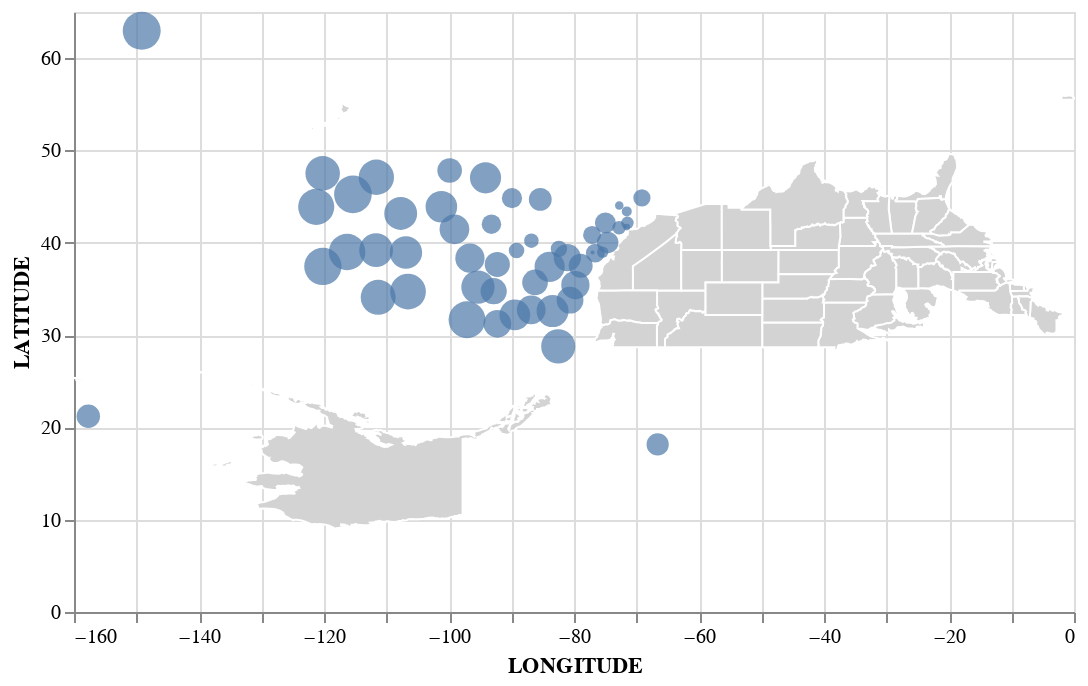

This figure's notebook cell:
### Code cell
df_grouped = df_geo.groupby(['STATE'], as_index=False).agg({'LATITUDE': 'mean', 'LONGITUDE': 'mean', 'FIRE_SIZE': 'sum' })

states = alt.topo_feature(data.us_10m.url, feature='states')

import altair as alt
from vega_datasets import data

states = alt.topo_feature(data.us_10m.url, 'states')

# US states background
back = alt.Chart(states_us).mark_geoshape(
    fill='lightgray',
    stroke='white'
).properties(
    width=500,
    height=300
).project('identity')

# Scatter plot with the aggregated data
map = alt.Chart(df_grouped).mark_circle().encode(
    x='LONGITUDE:Q',
    y='LATITUDE:Q',
    size=alt.Size('FIRE_SIZE:N', legend=None),
    tooltip=['STATE:N', 'FIRE_SIZE:N']
).properties(
    width=500,
    height=300
).project('identity')

# Combine the background map and the scatter plot
(back + map)

### Figure 1 — Vega-Lite specification as saved in the notebook (floating-point values rounded to 4 significant figures; data arrays with more than 128 entries replaced by an {"elided": "..."} marker saying what was removed)
{"config": {"view": {"continuousWidth": 300, "continuousHeight": 300}}, "layer": [{"data": {"name": "data-70b6fda6f2b4aa399ba38c0428cff695"}, "mark": {"type": "geoshape", "fill": "lightgray", "stroke": "white"}, "projection": {"type": "identity"}}, {"data": {"name": "data-5d45c2932035fce4b80ed54dba10f400"}, "mark": {"type": "circle"}, "encoding": {"size": {"field": "FIRE_SIZE", "legend": null, "type": "nominal"}, "tooltip": [{"field": "STATE", "type": "nominal"}, {"field": "FIRE_SIZE", "type": "nominal"}], "x": {"field": "LONGITUDE", "type": "quantitative"}, "y": {"field": "LATITUDE", "type": "quantitative"}}, "projection": {"type": "identity"}}], "height": 300, "width": 500, "$schema": "https://vega.github.io/schema/vega-lite/v5.14.1.json", "datasets": {"data-70b6fda6f2b4aa399ba38c0428cff695": [{"id": "01", "name": "Alabama", "density": 94.65, "type": "Feature", "geometry": {"type": "Polygon", "coordinates": [[[-87.36, 35.0], [-85.61, 34.98], [-85.43, 34.12], [-85.18, 32.86], [-85.07, 32.58], [-84.96, 32.42], [-85.0, 32.32], [-84.89, 32.26], [-85.06, 32.14], [-85.05, 32.01], [-85.14, 31.84], [-85.04, 31.54], [-85.11, 31.28], [-85.0, 31.0], [-85.5, 31.0], [-87.6, 31.0], [-87.63, 30.87], [-87.41, 30.67], [-87.45, 30.51], [-87.37, 30.43], [-87.52, 30.28], [-87.66, 30.25], [-87.91, 30.41], [-87.93, 30.66], [-88.01, 30.69], [-88.1, 30.5], [-88.14, 30.32], [-88.39, 30.37], [-88.47, 31.9], [-88.24, 33.8], [-88.1, 34.89], [-88.2, 35.0], [-87.36, 35.0]]]}}, {"id": "02", "name": "Alaska", "density": 1.264, "type": "Feature", "geometry": {"type": "MultiPolygon", "coordinates": {"elided": "39 rows, 2148 float values in total"}}}, {"id": "04", "name": "Arizona", "density": 57.05, "type": "Feature", "geometry": {"type": "Polygon", "coordinates": [[[-109.0, 37.0], [-109.0, 31.33], [-111.1, 31.33], [-112.2, 31.7], [-114.8, 32.49], [-114.7, 32.72], [-114.5, 32.76], [-114.5, 32.84], [-114.5, 33.03], [-114.7, 33.03], [-114.7, 33.41], [-114.5, 33.55], [-114.5, 33.7], [-114.5, 33.93], [-114.4, 34.11], [-114.3, 34.17], [-114.1, 34.31], [-114.3, 34.45], [-114.5, 34.71], [-114.6, 34.88], [-114.6, 35.0], [-114.6, 35.14], [-114.6, 35.32], [-114.7, 35.52], [-114.7, 36.1], [-114.4, 36.14], [-114.3, 36.02], [-114.2, 36.03], [-114.0, 36.2], [-114.0, 37.0], [-110.5, 37.01], [-109.0, 37.0]]]}}, {"id": "05", "name": "Arkansas", "density": 56.43, "type": "Feature", "geometry": {"type": "Polygon", "coordinates": [[[-94.47, 36.5], [-90.15, 36.5], [-90.06, 36.3], [-90.22, 36.18], [-90.38, 36.0], [-89.73, 36.0], [-89.76, 35.81], [-89.91, 35.76], [-89.94, 35.6], [-90.13, 35.44], [-90.11, 35.2], [-90.21, 35.02], [-90.31, 35.0], [-90.25, 34.91], [-90.41, 34.83], [-90.48, 34.66], [-90.59, 34.62], [-90.57, 34.42], [-90.75, 34.37], [-90.74, 34.3], [-90.95, 34.14], [-90.89, 34.03], [-91.07, 33.87], [-91.23, 33.56], [-91.06, 33.43], [-91.14, 33.35], [-91.09, 33.14], [-91.17, 33.0], [-93.61, 33.02], [-94.04, 33.02], [-94.04, 33.55], [-94.18, 33.59], [-94.38, 33.54], [-94.48, 33.64], [-94.43, 35.4], [-94.62, 36.5], [-94.47, 36.5]]]}}, {"id": "06", "name": "California", "density": 241.7, "type": "Feature", "geometry": {"type": "Polygon", "coordinates": {"elided": "1x93x2 float values"}}}, {"id": "08", "name": "Colorado", "density": 49.33, "type": "Feature", "geometry": {"type": "Polygon", "coordinates": [[[-107.9, 41.0], [-105.7, 41.0], [-104.1, 41.0], [-102.1, 41.0], [-102.1, 40.0], [-102.0, 36.99], [-103.0, 37.0], [-104.3, 36.99], [-106.9, 36.99], [-107.4, 37.0], [-109.0, 37.0], [-109.0, 38.17], [-109.1, 38.28], [-109.1, 39.13], [-109.0, 41.0], [-107.9, 41.0]]]}}, {"id": "09", "name": "Connecticut", "density": 739.1, "type": "Feature", "geometry": {"type": "Polygon", "coordinates": [[[-73.05, 42.04], [-71.8, 42.02], [-71.8, 42.01], [-71.8, 41.41], [-71.86, 41.32], [-71.95, 41.34], [-72.39, 41.26], [-72.91, 41.28], [-73.13, 41.15], [-73.37, 41.1], [-73.66, 40.99], [-73.73, 41.1], [-73.48, 41.21], [-73.55, 41.29], [-73.49, 42.05], [-73.05, 42.04]]]}}, {"id": "10", "name": "Delaware", "density": 464.3, "type": "Feature", "geometry": {"type": "Polygon", "coordinates": [[[-75.41, 39.8], [-75.51, 39.68], [-75.61, 39.62], [-75.59, 39.46], [-75.44, 39.31], [-75.4, 39.07], [-75.19, 38.81], [-75.09, 38.8], [-75.05, 38.45], [-75.69, 38.46], [-75.79, 39.72], [-75.62, 39.83], [-75.41, 39.8]]]}}, {"id": "11", "name": "District of Columbia", "density": 10060.0, "type": "Feature", "geometry": {"type": "Polygon", "coordinates": [[[-77.04, 38.99], [-76.91, 38.9], [-77.04, 38.79], [-77.12, 38.93], [-77.04, 38.99]]]}}, {"id": "12", "name": "Florida", "density": 353.4, "type": "Feature", "geometry": {"type": "Polygon", "coordinates": {"elided": "1x78x2 float values"}}}, {"id": "13", "name": "Georgia", "density": 169.5, "type": "Feature", "geometry": {"type": "Polygon", "coordinates": [[[-83.11, 35.0], [-83.32, 34.79], [-83.34, 34.68], [-83.01, 34.47], [-82.9, 34.49], [-82.75, 34.27], [-82.71, 34.15], [-82.56, 33.94], [-82.33, 33.82], [-82.19, 33.63], [-81.93, 33.46], [-81.94, 33.35], [-81.76, 33.16], [-81.49, 33.01], [-81.43, 32.84], [-81.42, 32.63], [-81.28, 32.56], [-81.12, 32.29], [-81.12, 32.12], [-80.89, 32.03], [-81.13, 31.69], [-81.18, 31.52], [-81.28, 31.36], [-81.29, 31.21], [-81.4, 31.13], [-81.44, 30.71], [-81.72, 30.75], [-81.95, 30.83], [-82.04, 30.75], [-82.0, 30.56], [-82.05, 30.36], [-82.17, 30.36], [-82.22, 30.57], [-83.5, 30.65], [-84.87, 30.71], [-85.0, 31.0], [-85.11, 31.28], [-85.04, 31.54], [-85.14, 31.84], [-85.05, 32.01], [-85.06, 32.14], [-84.89, 32.26], [-85.0, 32.32], [-84.96, 32.42], [-85.07, 32.58], [-85.18, 32.86], [-85.43, 34.12], [-85.61, 34.98], [-84.32, 34.99], [-83.62, 34.98], [-83.11, 35.0]]]}}, {"id": "15", "name": "Hawaii", "density": 214.1, "type": "Feature", "geometry": {"type": "MultiPolygon", "coordinates": [[[[-155.6, 18.95], [-155.9, 19.04], [-155.9, 19.12], [-155.9, 19.35], [-156.1, 19.73], [-155.9, 19.86], [-155.8, 20.03], [-155.9, 20.15], [-155.9, 20.27], [-155.6, 20.13], [-155.3, 20.02], [-155.1, 19.87], [-155.1, 19.74], [-154.8, 19.52], [-155.0, 19.35], [-155.3, 19.27], [-155.5, 19.13], [-155.6, 18.95]]], [[[-156.6, 21.03], [-156.5, 20.89], [-156.3, 20.95], [-156.0, 20.79], [-156.1, 20.65], [-156.4, 20.58], [-156.4, 20.61], [-156.5, 20.78], [-156.6, 20.82], [-156.7, 20.92], [-156.6, 21.03]]], [[[-157.0, 21.21], [-157.1, 21.11], [-157.3, 21.11], [-157.2, 21.22], [-157.0, 21.21]]], [[[-158.0, 21.7], [-157.8, 21.46], [-157.9, 21.33], [-158.1, 21.3], [-158.3, 21.58], [-158.1, 21.59], [-158.0, 21.7]]], [[[-159.5, 22.23], [-159.4, 22.22], [-159.3, 22.11], [-159.3, 21.97], [-159.4, 21.87], [-159.8, 21.99], [-159.7, 22.15], [-159.5, 22.23]]]]}}, {"id": "16", "name": "Idaho", "density": 19.15, "type": "Feature", "geometry": {"type": "Polygon", "coordinates": {"elided": "1x66x2 float values"}}}, {"id": "17", "name": "Illinois", "density": 231.5, "type": "Feature", "geometry": {"type": "Polygon", "coordinates": {"elided": "1x67x2 float values"}}}, {"id": "18", "name": "Indiana", "density": 181.7, "type": "Feature", "geometry": {"type": "Polygon", "coordinates": [[[-85.99, 41.76], [-84.81, 41.76], [-84.81, 41.69], [-84.8, 40.5], [-84.82, 39.1], [-84.89, 39.06], [-84.81, 38.79], [-84.99, 38.78], [-85.17, 38.69], [-85.43, 38.73], [-85.42, 38.53], [-85.59, 38.45], [-85.66, 38.33], [-85.83, 38.28], [-85.92, 38.02], [-86.04, 37.96], [-86.26, 38.05], [-86.3, 38.17], [-86.52, 38.04], [-86.5, 37.93], [-86.73, 37.89], [-86.8, 37.99], [-87.05, 37.89], [-87.13, 37.79], [-87.38, 37.94], [-87.51, 37.9], [-87.6, 37.98], [-87.68, 37.9], [-87.93, 37.89], [-88.03, 37.8], [-88.06, 37.87], [-88.0, 38.1], [-87.92, 38.15], [-87.95, 38.28], [-87.84, 38.29], [-87.66, 38.51], [-87.62, 38.64], [-87.5, 38.78], [-87.51, 38.96], [-87.64, 39.17], [-87.53, 39.35], [-87.52, 41.71], [-87.43, 41.64], [-87.12, 41.64], [-86.82, 41.76], [-85.99, 41.76]]]}}, {"id": "19", "name": "Iowa", "density": 54.81, "type": "Feature", "geometry": {"type": "Polygon", "coordinates": [[[-91.37, 43.5], [-91.22, 43.5], [-91.2, 43.35], [-91.06, 43.25], [-91.18, 43.13], [-91.14, 42.91], [-91.07, 42.75], [-90.71, 42.64], [-90.64, 42.51], [-90.42, 42.33], [-90.39, 42.23], [-90.17, 42.13], [-90.14, 42.0], [-90.18, 41.81], [-90.31, 41.74], [-90.34, 41.59], [-90.66, 41.46], [-91.05, 41.41], [-91.11, 41.24], [-90.95, 41.1], [-90.96, 40.92], [-91.09, 40.82], [-91.12, 40.67], [-91.4, 40.56], [-91.42, 40.38], [-91.53, 40.41], [-91.73, 40.62], [-91.83, 40.61], [-93.26, 40.58], [-94.63, 40.57], [-95.77, 40.59], [-95.88, 40.72], [-95.83, 40.98], [-95.93, 41.2], [-95.92, 41.45], [-96.1, 41.54], [-96.12, 41.68], [-96.06, 41.8], [-96.13, 41.97], [-96.26, 42.04], [-96.45, 42.49], [-96.63, 42.71], [-96.54, 42.86], [-96.51, 43.05], [-96.43, 43.12], [-96.56, 43.22], [-96.53, 43.4], [-96.58, 43.48], [-96.45, 43.5], [-91.37, 43.5]]]}}, {"id": "20", "name": "Kansas", "density": 35.09, "type": "Feature", "geometry": {"type": "Polygon", "coordinates": [[[-101.9, 40.0], [-95.31, 40.0], [-95.21, 39.91], [-94.88, 39.83], [-95.11, 39.54], [-94.98, 39.44], [-94.82, 39.21], [-94.61, 39.16], [-94.62, 37.0], [-100.1, 37.0], [-102.0, 36.99], [-102.1, 40.0], [-101.9, 40.0]]]}}, {"id": "21", "name": "Kentucky", "density": 110.0, "type": "Feature", "geometry": {"type": "Polygon", "coordinates": {"elided": "1x75x2 float values"}}}, {"id": "22", "name": "Louisiana", "density": 105.0, "type": "Feature", "geometry": {"type": "Polygon", "coordinates": {"elided": "1x76x2 float values"}}}, {"id": "23", "name": "Maine", "density": 43.04, "type": "Feature", "geometry": {"type": "Polygon", "coordinates": {"elided": "1x66x2 float values"}}}, {"id": "24", "name": "Maryland", "density": 596.3, "type": "Feature", "geometry": {"type": "MultiPolygon", "coordinates": [[[[-75.99, 37.95], [-76.02, 37.95], [-76.04, 37.95], [-75.99, 37.95]]], [[[-79.48, 39.72], [-75.79, 39.72], [-75.69, 38.46], [-75.05, 38.45], [-75.24, 38.03], [-75.4, 38.01], [-75.67, 37.95], [-75.89, 37.91], [-75.88, 38.07], [-75.96, 38.14], [-75.85, 38.21], [-76.0, 38.37], [-76.05, 38.3], [-76.26, 38.32], [-76.33, 38.5], [-76.26, 38.5], [-76.26, 38.74], [-76.19, 38.83], [-76.28, 39.15], [-76.17, 39.33], [-76.0, 39.37], [-75.97, 39.56], [-76.1, 39.54], [-76.1, 39.44], [-76.37, 39.31], [-76.44, 39.2], [-76.46, 38.91], [-76.56, 38.77], [-76.51, 38.54], [-76.38, 38.38], [-76.4, 38.26], [-76.32, 38.14], [-76.36, 38.06], [-76.59, 38.22], [-76.92, 38.29], [-77.02, 38.45], [-77.21, 38.36], [-77.28, 38.48], [-77.13, 38.63], [-77.04, 38.79], [-76.91, 38.9], [-77.04, 38.99], [-77.12, 38.93], [-77.25, 39.03], [-77.46, 39.08], [-77.46, 39.22], [-77.57, 39.31], [-77.72, 39.32], [-77.83, 39.6], [-78.0, 39.6], [-78.17, 39.69], [-78.27, 39.62], [-78.43, 39.62], [-78.47, 39.51], [-78.77, 39.59], [-78.96, 39.44], [-79.09, 39.47], [-79.29, 39.3], [-79.49, 39.21], [-79.48, 39.72]]]]}}, {"id": "25", "name": "Massachusetts", "density": 840.2, "type": "Feature", "geometry": {"type": "Polygon", "coordinates": [[[-70.92, 42.89], [-70.82, 42.87], [-70.78, 42.7], [-70.82, 42.55], [-70.98, 42.42], [-70.99, 42.27], [-70.77, 42.25], [-70.64, 42.09], [-70.66, 41.96], [-70.55, 41.93], [-70.54, 41.81], [-70.26, 41.72], [-69.94, 41.81], [-70.01, 41.67], [-70.48, 41.55], [-70.66, 41.55], [-70.76, 41.64], [-70.93, 41.61], [-70.93, 41.54], [-71.12, 41.5], [-71.2, 41.68], [-71.22, 41.71], [-71.33, 41.78], [-71.38, 42.02], [-71.53, 42.02], [-71.8, 42.01], [-71.8, 42.02], [-73.05, 42.04], [-73.49, 42.05], [-73.51, 42.09], [-73.27, 42.75], [-72.46, 42.73], [-71.3, 42.7], [-71.19, 42.79], [-70.92, 42.89]]]}}, {"id": "26", "name": "Michigan", "density": 173.9, "type": "Feature", "geometry": {"type": "MultiPolygon", "coordinates": {"elided": "4 rows, 304 float values in total"}}}, {"id": "27", "name": "Minnesota", "density": 67.14, "type": "Feature", "geometry": {"type": "Polygon", "coordinates": {"elided": "1x83x2 float values"}}}, {"id": "28", "name": "Mississippi", "density": 63.5, "type": "Feature", "geometry": {"type": "Polygon", "coordinates": [[[-88.47, 35.0], [-88.2, 35.0], [-88.1, 34.89], [-88.24, 33.8], [-88.47, 31.9], [-88.39, 30.37], [-88.5, 30.32], [-88.74, 30.35], [-88.84, 30.41], [-89.08, 30.37], [-89.42, 30.25], [-89.52, 30.18], [-89.64, 30.29], [-89.68, 30.45], [-89.85, 30.67], [-89.75, 31.0], [-91.64, 31.0], [-91.57, 31.07], [-91.64, 31.27], [-91.52, 31.28], [-91.5, 31.64], [-91.4, 31.62], [-91.34, 31.85], [-91.11, 31.99], [-90.99, 32.22], [-91.01, 32.51], [-91.15, 32.64], [-91.14, 32.84], [-91.07, 32.89], [-91.17, 33.0], [-91.09, 33.14], [-91.14, 33.35], [-91.06, 33.43], [-91.23, 33.56], [-91.07, 33.87], [-90.89, 34.03], [-90.95, 34.14], [-90.74, 34.3], [-90.75, 34.37], [-90.57, 34.42], [-90.59, 34.62], [-90.48, 34.66], [-90.41, 34.83], [-90.25, 34.91], [-90.31, 35.0], [-88.47, 35.0]]]}}, {"id": "29", "name": "Missouri", "density": 87.26, "type": "Feature", "geometry": {"type": "Polygon", "coordinates": [[[-91.83, 40.61], [-91.73, 40.62], [-91.53, 40.41], [-91.42, 40.38], [-91.51, 40.24], [-91.49, 40.03], [-91.37, 39.73], [-91.06, 39.47], [-90.73, 39.26], [-90.66, 38.93], [-90.59, 38.87], [-90.47, 38.96], [-90.25, 38.92], [-90.11, 38.85], [-90.21, 38.73], [-90.18, 38.63], [-90.35, 38.37], [-90.36, 38.22], [-90.06, 38.01], [-89.95, 37.88], [-89.84, 37.9], [-89.52, 37.69], [-89.52, 37.54], [-89.44, 37.35], [-89.52, 37.28], [-89.29, 36.99], [-89.13, 36.98], [-89.22, 36.58], [-89.36, 36.62], [-89.42, 36.5], [-89.48, 36.5], [-89.54, 36.5], [-89.53, 36.25], [-89.73, 36.0], [-90.38, 36.0], [-90.22, 36.18], [-90.06, 36.3], [-90.15, 36.5], [-94.47, 36.5], [-94.62, 36.5], [-94.62, 37.0], [-94.61, 39.16], [-94.82, 39.21], [-94.98, 39.44], [-95.11, 39.54], [-94.88, 39.83], [-95.21, 39.91], [-95.31, 40.0], [-95.55, 40.26], [-95.77, 40.59], [-94.63, 40.57], [-93.26, 40.58], [-91.83, 40.61]]]}}, {"id": "30", "name": "Montana", "density": 6.858, "type": "Feature", "geometry": {"type": "Polygon", "coordinates": [[[-104.0, 49.0], [-104.0, 47.86], [-104.0, 45.94], [-104.0, 45.0], [-104.1, 45.0], [-105.9, 45.0], [-109.1, 45.0], [-111.1, 45.0], [-111.0, 44.48], [-111.2, 44.58], [-111.4, 44.76], [-111.6, 44.55], [-111.8, 44.51], [-111.9, 44.56], [-112.1, 44.52], [-112.2, 44.57], [-112.5, 44.48], [-112.8, 44.49], [-112.9, 44.39], [-113.0, 44.45], [-113.1, 44.77], [-113.3, 44.78], [-113.5, 44.87], [-113.5, 45.06], [-113.6, 45.13], [-113.7, 45.33], [-113.8, 45.52], [-113.8, 45.6], [-114.0, 45.7], [-114.1, 45.59], [-114.3, 45.46], [-114.5, 45.56], [-114.5, 45.67], [-114.6, 45.77], [-114.4, 45.88], [-114.5, 46.04], [-114.5, 46.27], [-114.3, 46.65], [-114.6, 46.64], [-114.6, 46.71], [-114.9, 46.81], [-114.9, 46.92], [-115.3, 47.19], [-115.3, 47.26], [-115.5, 47.3], [-115.7, 47.42], [-115.7, 47.7], [-116.0, 47.98], [-116.0, 49.0], [-111.5, 48.99], [-109.5, 49.0], [-104.0, 49.0]]]}}, {"id": "31", "name": "Nebraska", "density": 23.97, "type": "Feature", "geometry": {"type": "Polygon", "coordinates": [[[-103.3, 43.0], [-101.6, 43.0], [-98.5, 43.0], [-98.47, 42.95], [-97.95, 42.77], [-97.83, 42.87], [-97.69, 42.84], [-97.22, 42.84], [-96.69, 42.66], [-96.63, 42.52], [-96.45, 42.49], [-96.26, 42.04], [-96.13, 41.97], [-96.06, 41.8], [-96.12, 41.68], [-96.1, 41.54], [-95.92, 41.45], [-95.93, 41.2], [-95.83, 40.98], [-95.88, 40.72], [-95.77, 40.59], [-95.55, 40.26], [-95.31, 40.0], [-101.9, 40.0], [-102.1, 40.0], [-102.1, 41.0], [-104.1, 41.0], [-104.1, 43.0], [-103.3, 43.0]]]}}, {"id": "32", "name": "Nevada", "density": 24.8, "type": "Feature", "geometry": {"type": "Polygon", "coordinates": [[[-117.0, 42.0], [-114.0, 42.0], [-114.0, 37.0], [-114.0, 36.2], [-114.2, 36.03], [-114.3, 36.02], [-114.4, 36.14], [-114.7, 36.1], [-114.7, 35.52], [-114.6, 35.32], [-114.6, 35.14], [-114.6, 35.0], [-115.9, 35.97], [-116.5, 36.5], [-117.5, 37.22], [-118.7, 38.1], [-120.0, 39.0], [-120.0, 40.26], [-120.0, 42.0], [-118.7, 41.99], [-117.0, 42.0]]]}}, {"id": "33", "name": "New Hampshire", "density": 147.0, "type": "Feature", "geometry": {"type": "Polygon", "coordinates": [[[-71.08, 45.3], [-71.03, 44.66], [-70.97, 43.34], [-70.81, 43.23], [-70.82, 43.13], [-70.7, 43.06], [-70.82, 42.87], [-70.92, 42.89], [-71.19, 42.79], [-71.3, 42.7], [-72.46, 42.73], [-72.54, 42.81], [-72.53, 42.95], [-72.45, 43.01], [-72.46, 43.15], [-72.38, 43.57], [-72.2, 43.77], [-72.12, 43.99], [-72.03, 44.08], [-72.03, 44.32], [-71.7, 44.42], [-71.54, 44.59], [-71.63, 44.75], [-71.49, 44.91], [-71.5, 45.01], [-71.36, 45.27], [-71.13, 45.24], [-71.08, 45.3]]]}}, {"id": "34", "name": "New Jersey", "density": 1189.0, "type": "Feature", "geometry": {"type": "Polygon", "coordinates": [[[-74.24, 41.14], [-73.9, 41.0], [-74.02, 40.71], [-74.19, 40.64], [-74.27, 40.49], [-74.0, 40.41], [-73.98, 40.3], [-74.1, 39.76], [-74.41, 39.36], [-74.61, 39.25], [-74.8, 38.99], [-74.89, 39.16], [-75.18, 39.24], [-75.53, 39.46], [-75.56, 39.61], [-75.56, 39.63], [-75.51, 39.68], [-75.41, 39.8], [-75.15, 39.89], [-75.13, 39.96], [-74.82, 40.13], [-74.77, 40.22], [-75.06, 40.42], [-75.07, 40.54], [-75.2, 40.58], [-75.21, 40.69], [-75.05, 40.87], [-75.13, 40.97], [-74.88, 41.18], [-74.83, 41.29], [-74.7, 41.36], [-74.24, 41.14]]]}}, {"id": "35", "name": "New Mexico", "density": 17.16, "type": "Feature", "geometry": {"type": "Polygon", "coordinates": [[[-107.4, 37.0], [-106.9, 36.99], [-104.3, 36.99], [-103.0, 37.0], [-103.0, 36.5], [-103.0, 36.5], [-103.0, 34.02], [-103.1, 33.0], [-103.1, 32.0], [-106.6, 32.0], [-106.6, 31.9], [-106.5, 31.79], [-108.2, 31.79], [-108.2, 31.33], [-109.0, 31.33], [-109.0, 37.0], [-107.4, 37.0]]]}}, {"id": "36", "name": "New York", "density": 412.3, "type": "Feature", "geometry": {"type": "Polygon", "coordinates": {"elided": "1x68x2 float values"}}}, {"id": "37", "name": "North Carolina", "density": 198.2, "type": "Feature", "geometry": {"type": "Polygon", "coordinates": [[[-80.98, 36.56], [-80.29, 36.55], [-79.51, 36.54], [-75.87, 36.55], [-75.75, 36.15], [-76.03, 36.19], [-76.07, 36.14], [-76.41, 36.08], [-76.46, 36.03], [-76.68, 36.01], [-76.67, 35.94], [-76.4, 35.99], [-76.36, 35.94], [-76.06, 35.99], [-75.96, 35.9], [-75.78, 35.94], [-75.72, 35.7], [-75.78, 35.58], [-75.9, 35.57], [-76.15, 35.32], [-76.48, 35.31], [-76.54, 35.14], [-76.39, 34.97], [-76.28, 34.94], [-76.49, 34.66], [-76.67, 34.69], [-76.99, 34.67], [-77.21, 34.61], [-77.56, 34.42], [-77.83, 34.16], [-77.97, 33.85], [-78.18, 33.92], [-78.54, 33.85], [-79.68, 34.8], [-80.8, 34.82], [-80.78, 34.94], [-80.93, 35.11], [-81.04, 35.04], [-81.04, 35.15], [-82.28, 35.2], [-82.55, 35.16], [-82.76, 35.07], [-83.11, 35.0], [-83.62, 34.98], [-84.32, 34.99], [-84.29, 35.23], [-84.1, 35.25], [-84.02, 35.41], [-83.77, 35.56], [-83.5, 35.57], [-83.25, 35.72], [-82.99, 35.77], [-82.78, 36.0], [-82.64, 36.06], [-82.61, 35.97], [-82.22, 36.16], [-82.04, 36.12], [-81.91, 36.3], [-81.72, 36.35], [-81.68, 36.59], [-80.98, 36.56]]]}}, {"id": "38", "name": "North Dakota", "density": 9.916, "type": "Feature", "geometry": {"type": "Polygon", "coordinates": [[[-97.23, 49.0], [-97.1, 48.68], [-97.16, 48.55], [-97.13, 48.14], [-97.05, 47.95], [-96.86, 47.61], [-96.82, 46.97], [-96.79, 46.92], [-96.8, 46.66], [-96.72, 46.44], [-96.6, 46.33], [-96.56, 45.93], [-104.0, 45.94], [-104.0, 47.86], [-104.0, 49.0], [-97.23, 49.0]]]}}, {"id": "39", "name": "Ohio", "density": 281.9, "type": "Feature", "geometry": {"type": "Polygon", "coordinates": [[[-80.52, 41.98], [-80.52, 40.64], [-80.67, 40.58], [-80.6, 40.47], [-80.6, 40.32], [-80.74, 40.08], [-80.83, 39.71], [-81.22, 39.39], [-81.35, 39.34], [-81.46, 39.41], [-81.57, 39.27], [-81.69, 39.27], [-81.81, 39.08], [-81.78, 38.97], [-81.89, 38.87], [-82.04, 39.03], [-82.22, 38.79], [-82.17, 38.63], [-82.29, 38.58], [-82.33, 38.45], [-82.59, 38.42], [-82.73, 38.56], [-82.85, 38.59], [-82.89, 38.76], [-83.03, 38.73], [-83.14, 38.63], [-83.52, 38.7], [-83.68, 38.63], [-83.9, 38.77], [-84.22, 38.81], [-84.23, 38.9], [-84.43, 39.1], [-84.82, 39.1], [-84.8, 40.5], [-84.81, 41.69], [-83.45, 41.73], [-83.07, 41.6], [-82.93, 41.51], [-82.84, 41.59], [-82.62, 41.43], [-82.48, 41.38], [-82.01, 41.51], [-81.74, 41.49], [-81.44, 41.67], [-81.01, 41.85], [-80.52, 41.98], [-80.52, 41.98]]]}}, {"id": "40", "name": "Oklahoma", "density": 55.22, "type": "Feature", "geometry": {"type": "Polygon", "coordinates": [[[-100.1, 37.0], [-94.62, 37.0], [-94.62, 36.5], [-94.43, 35.4], [-94.48, 33.64], [-94.87, 33.75], [-94.97, 33.86], [-95.22, 33.96], [-95.29, 33.87], [-95.55, 33.88], [-95.6, 33.93], [-95.84, 33.83], [-95.94, 33.89], [-96.15, 33.84], [-96.35, 33.69], [-96.42, 33.77], [-96.63, 33.85], [-96.85, 33.85], [-96.92, 33.96], [-97.17, 33.74], [-97.26, 33.86], [-97.37, 33.82], [-97.46, 33.91], [-97.69, 33.98], [-97.87, 33.85], [-97.95, 33.99], [-98.09, 34.0], [-98.17, 34.11], [-98.36, 34.16], [-98.49, 34.06], [-98.57, 34.15], [-98.77, 34.14], [-98.99, 34.22], [-99.19, 34.21], [-99.26, 34.4], [-99.58, 34.42], [-99.7, 34.38], [-99.92, 34.57], [-100.0, 34.56], [-100.0, 36.5], [-101.8, 36.5], [-103.0, 36.5], [-103.0, 37.0], [-102.0, 36.99], [-100.1, 37.0]]]}}, {"id": "41", "name": "Oregon", "density": 40.33, "type": "Feature", "geometry": {"type": "Polygon", "coordinates": [[[-123.2, 46.17], [-123.1, 46.19], [-122.9, 46.08], [-122.8, 45.96], [-122.8, 45.66], [-122.2, 45.55], [-121.8, 45.71], [-121.5, 45.73], [-121.2, 45.67], [-121.2, 45.6], [-120.6, 45.75], [-120.5, 45.7], [-120.2, 45.73], [-120.0, 45.82], [-119.5, 45.91], [-119.1, 45.93], [-119.0, 46.0], [-116.9, 45.99], [-116.8, 45.82], [-116.5, 45.75], [-116.5, 45.62], [-116.7, 45.32], [-116.7, 45.14], [-116.8, 45.02], [-116.8, 44.93], [-116.9, 44.78], [-117.0, 44.75], [-117.2, 44.39], [-117.2, 44.26], [-117.0, 44.24], [-116.9, 44.16], [-117.0, 43.83], [-117.0, 42.0], [-118.7, 41.99], [-120.0, 42.0], [-121.0, 42.0], [-122.4, 42.01], [-123.2, 42.01], [-124.2, 42.0], [-124.4, 42.12], [-124.4, 42.44], [-124.4, 42.66], [-124.6, 42.84], [-124.5, 43.0], [-124.4, 43.27], [-124.2, 43.56], [-124.2, 43.81], [-124.1, 44.66], [-124.1, 44.77], [-124.0, 45.14], [-123.9, 45.66], [-124.0, 45.94], [-123.9, 46.11], [-123.5, 46.26], [-123.4, 46.15], [-123.2, 46.17]]]}}, {"id": "42", "name": "Pennsylvania", "density": 284.3, "type": "Feature", "geometry": {"type": "Polygon", "coordinates": [[[-79.76, 42.25], [-79.76, 42.0], [-75.36, 42.0], [-75.25, 41.86], [-75.17, 41.87], [-75.05, 41.75], [-75.07, 41.61], [-74.89, 41.44], [-74.74, 41.43], [-74.7, 41.36], [-74.83, 41.29], [-74.88, 41.18], [-75.13, 40.97], [-75.05, 40.87], [-75.21, 40.69], [-75.2, 40.58], [-75.07, 40.54], [-75.06, 40.42], [-74.77, 40.22], [-74.82, 40.13], [-75.13, 39.96], [-75.15, 39.89], [-75.41, 39.8], [-75.62, 39.83], [-75.79, 39.72], [-79.48, 39.72], [-80.52, 39.72], [-80.52, 40.64], [-80.52, 41.98], [-80.52, 41.98], [-80.33, 42.03], [-79.76, 42.27], [-79.76, 42.25]]]}}, {"id": "44", "name": "Rhode Island", "density": 1006.0, "type": "Feature", "geometry": {"type": "MultiPolygon", "coordinates": [[[[-71.2, 41.68], [-71.12, 41.5], [-71.32, 41.47], [-71.2, 41.68]]], [[[-71.53, 42.02], [-71.38, 42.02], [-71.33, 41.78], [-71.22, 41.71], [-71.34, 41.73], [-71.45, 41.58], [-71.48, 41.37], [-71.86, 41.32], [-71.8, 41.41], [-71.8, 42.01], [-71.53, 42.02]]]]}}, {"id": "45", "name": "South Carolina", "density": 155.4, "type": "Feature", "geometry": {"type": "Polygon", "coordinates": [[[-82.76, 35.07], [-82.55, 35.16], [-82.28, 35.2], [-81.04, 35.15], [-81.04, 35.04], [-80.93, 35.11], [-80.78, 34.94], [-80.8, 34.82], [-79.68, 34.8], [-78.54, 33.85], [-78.72, 33.8], [-78.94, 33.64], [-79.15, 33.38], [-79.19, 33.17], [-79.36, 33.01], [-79.58, 33.01], [-79.63, 32.89], [-79.87, 32.76], [-80.0, 32.61], [-80.21, 32.55], [-80.43, 32.4], [-80.45, 32.33], [-80.66, 32.25], [-80.89, 32.03], [-81.12, 32.12], [-81.12, 32.29], [-81.28, 32.56], [-81.42, 32.63], [-81.43, 32.84], [-81.49, 33.01], [-81.76, 33.16], [-81.94, 33.35], [-81.93, 33.46], [-82.19, 33.63], [-82.33, 33.82], [-82.56, 33.94], [-82.71, 34.15], [-82.75, 34.27], [-82.9, 34.49], [-83.01, 34.47], [-83.34, 34.68], [-83.32, 34.79], [-83.11, 35.0], [-82.76, 35.07]]]}}, {"id": "46", "name": "South Dakota", "density": 98.07, "type": "Feature", "geometry": {"type": "Polygon", "coordinates": [[[-104.0, 45.94], [-96.56, 45.93], [-96.58, 45.82], [-96.86, 45.6], [-96.68, 45.41], [-96.45, 45.3], [-96.45, 43.5], [-96.58, 43.48], [-96.53, 43.4], [-96.56, 43.22], [-96.43, 43.12], [-96.51, 43.05], [-96.54, 42.86], [-96.63, 42.71], [-96.45, 42.49], [-96.63, 42.52], [-96.69, 42.66], [-97.22, 42.84], [-97.69, 42.84], [-97.83, 42.87], [-97.95, 42.77], [-98.47, 42.95], [-98.5, 43.0], [-101.6, 43.0], [-103.3, 43.0], [-104.1, 43.0], [-104.1, 45.0], [-104.0, 45.0], [-104.0, 45.94]]]}}, {"id": "47", "name": "Tennessee", "density": 88.08, "type": "Feature", "geometry": {"type": "Polygon", "coordinates": [[[-88.05, 36.5], [-88.07, 36.68], [-87.85, 36.63], [-86.59, 36.66], [-85.49, 36.62], [-85.29, 36.63], [-84.54, 36.59], [-83.69, 36.58], [-83.67, 36.6], [-81.68, 36.59], [-81.72, 36.35], [-81.91, 36.3], [-82.04, 36.12], [-82.22, 36.16], [-82.61, 35.97], [-82.64, 36.06], [-82.78, 36.0], [-82.99, 35.77], [-83.25, 35.72], [-83.5, 35.57], [-83.77, 35.56], [-84.02, 35.41], [-84.1, 35.25], [-84.29, 35.23], [-84.32, 34.99], [-85.61, 34.98], [-87.36, 35.0], [-88.2, 35.0], [-88.47, 35.0], [-90.31, 35.0], [-90.21, 35.02], [-90.11, 35.2], [-90.13, 35.44], [-89.94, 35.6], [-89.91, 35.76], [-89.76, 35.81], [-89.73, 36.0], [-89.53, 36.25], [-89.54, 36.5], [-89.48, 36.5], [-89.42, 36.5], [-89.3, 36.51], [-88.05, 36.5]]]}}, {"id": "48", "name": "Texas", "density": 98.07, "type": "Feature", "geometry": {"type": "Polygon", "coordinates": {"elided": "1x152x2 float values"}}}, {"id": "49", "name": "Utah", "density": 34.3, "type": "Feature", "geometry": {"type": "Polygon", "coordinates": [[[-112.2, 42.0], [-111.0, 42.0], [-111.0, 41.0], [-109.0, 41.0], [-109.1, 39.13], [-109.1, 38.28], [-109.0, 38.17], [-109.0, 37.0], [-110.5, 37.01], [-114.0, 37.0], [-114.0, 42.0], [-112.2, 42.0]]]}}, {"id": "50", "name": "Vermont", "density": 67.73, "type": "Feature", "geometry": {"type": "Polygon", "coordinates": [[[-71.5, 45.01], [-71.49, 44.91], [-71.63, 44.75], [-71.54, 44.59], [-71.7, 44.42], [-72.03, 44.32], [-72.03, 44.08], [-72.12, 43.99], [-72.2, 43.77], [-72.38, 43.57], [-72.46, 43.15], [-72.45, 43.01], [-72.53, 42.95], [-72.54, 42.81], [-72.46, 42.73], [-73.27, 42.75], [-73.28, 42.83], [-73.25, 43.52], [-73.4, 43.69], [-73.35, 43.77], [-73.44, 44.04], [-73.32, 44.25], [-73.29, 44.44], [-73.39, 44.62], [-73.33, 44.8], [-73.34, 45.01], [-72.31, 45.0], [-71.5, 45.01]]]}}, {"id": "51", "name": "Virginia", "density": 204.5, "type": "Feature", "geometry": {"type": "MultiPolygon", "coordinates": {"elided": "3 rows, 160 float values in total"}}}, {"id": "53", "name": "Washington", "density": 102.6, "type": "Feature", "geometry": {"type": "MultiPolygon", "coordinates": {"elided": "3 rows, 144 float values in total"}}}, {"id": "54", "name": "West Virginia", "density": 77.06, "type": "Feature", "geometry": {"type": "Polygon", "coordinates": {"elided": "1x65x2 float values"}}}, {"id": "55", "name": "Wisconsin", "density": 105.2, "type": "Feature", "geometry": {"type": "Polygon", "coordinates": {"elided": "1x75x2 float values"}}}, {"id": "56", "name": "Wyoming", "density": 5.851, "type": "Feature", "geometry": {"type": "Polygon", "coordinates": [[[-109.1, 45.0], [-105.9, 45.0], [-104.1, 45.0], [-104.1, 43.0], [-104.1, 41.0], [-105.7, 41.0], [-107.9, 41.0], [-109.0, 41.0], [-111.0, 41.0], [-111.0, 42.0], [-111.0, 44.48], [-111.1, 45.0], [-109.1, 45.0]]]}}, {"id": "72", "name": "Puerto Rico", "density": 1082.0, "type": "Feature", "geometry": {"type": "Polygon", "coordinates": [[[-66.45, 17.98], [-66.77, 18.01], [-66.92, 17.93], [-66.99, 17.97], [-67.21, 17.96], [-67.15, 18.19], [-67.27, 18.36], [-67.09, 18.52], [-66.96, 18.49], [-66.41, 18.49], [-65.84, 18.43], [-65.63, 18.37], [-65.63, 18.2], [-65.73, 18.19], [-65.83, 18.02], [-66.23, 17.93], [-66.45, 17.98]]]}}], "data-5d45c2932035fce4b80ed54dba10f400": [{"STATE": "AK", "LATITUDE": 62.97, "LONGITUDE": -149.2, "FIRE_SIZE": 32230000.0}, {"STATE": "AL", "LATITUDE": 32.74, "LONGITUDE": -86.85, "FIRE_SIZE": 920500.0}, {"STATE": "AR", "LATITUDE": 34.75, "LONGITUDE": -92.85, "FIRE_SIZE": 508900.0}, {"STATE": "AZ", "LATITUDE": 34.09, "LONGITUDE": -111.3, "FIRE_SIZE": 5577000.0}, {"STATE": "CA", "LATITUDE": 37.43, "LONGITUDE": -120.2, "FIRE_SIZE": 12750000.0}, {"STATE": "CO", "LATITUDE": 38.94, "LONGITUDE": -106.9, "FIRE_SIZE": 1842000.0}, {"STATE": "CT", "LATITUDE": 41.63, "LONGITUDE": -72.78, "FIRE_SIZE": 11240.0}, {"STATE": "DC", "LATITUDE": 38.93, "LONGITUDE": -77.03, "FIRE_SIZE": 32.5}, {"STATE": "DE", "LATITUDE": 38.98, "LONGITUDE": -75.41, "FIRE_SIZE": 4834.0}, {"STATE": "FL", "LATITUDE": 28.78, "LONGITUDE": -82.52, "FIRE_SIZE": 4437000.0}, {"STATE": "GA", "LATITUDE": 32.6, "LONGITUDE": -83.43, "FIRE_SIZE": 1590000.0}, {"STATE": "HI", "LATITUDE": 21.21, "LONGITUDE": -157.7, "FIRE_SIZE": 252800.0}, {"STATE": "IA", "LATITUDE": 42.01, "LONGITUDE": -93.21, "FIRE_SIZE": 71490.0}, {"STATE": "ID", "LATITUDE": 45.25, "LONGITUDE": -115.4, "FIRE_SIZE": 13680000.0}, {"STATE": "IL", "LATITUDE": 39.17, "LONGITUDE": -89.19, "FIRE_SIZE": 22810.0}, {"STATE": "IN", "LATITUDE": 40.23, "LONGITUDE": -86.82, "FIRE_SIZE": 17320.0}, {"STATE": "KS", "LATITUDE": 38.33, "LONGITUDE": -96.65, "FIRE_SIZE": 922600.0}, {"STATE": "KY", "LATITUDE": 37.4, "LONGITUDE": -83.89, "FIRE_SIZE": 1015000.0}, {"STATE": "LA", "LATITUDE": 31.22, "LONGITUDE": -92.26, "FIRE_SIZE": 661000.0}, {"STATE": "MA", "LATITUDE": 42.16, "LONGITUDE": -71.45, "FIRE_SIZE": 6125.0}, {"STATE": "MD", "LATITUDE": 38.87, "LONGITUDE": -76.59, "FIRE_SIZE": 67280.0}, {"STATE": "ME", "LATITUDE": 44.86, "LONGITUDE": -69.13, "FIRE_SIZE": 24560.0}, {"STATE": "MI", "LATITUDE": 44.7, "LONGITUDE": -85.4, "FIRE_SIZE": 140200.0}, {"STATE": "MN", "LATITUDE": 47.03, "LONGITUDE": -94.16, "FIRE_SIZE": 1211000.0}, {"STATE": "MO", "LATITUDE": 37.65, "LONGITUDE": -92.27, "FIRE_SIZE": 459500.0}, {"STATE": "MS", "LATITUDE": 32.18, "LONGITUDE": -89.47, "FIRE_SIZE": 1135000.0}, {"STATE": "MT", "LATITUDE": 47.1, "LONGITUDE": -111.6, "FIRE_SIZE": 6280000.0}, {"STATE": "NC", "LATITUDE": 35.42, "LONGITUDE": -79.78, "FIRE_SIZE": 730500.0}, {"STATE": "ND", "LATITUDE": 47.83, "LONGITUDE": -99.9, "FIRE_SIZE": 412600.0}, {"STATE": "NE", "LATITUDE": 41.46, "LONGITUDE": -99.13, "FIRE_SIZE": 967400.0}, {"STATE": "NH", "LATITUDE": 43.4, "LONGITUDE": -71.56, "FIRE_SIZE": 3862.0}, {"STATE": "NJ", "LATITUDE": 40.03, "LONGITUDE": -74.62, "FIRE_SIZE": 132000.0}, {"STATE": "NM", "LATITUDE": 34.71, "LONGITUDE": -106.6, "FIRE_SIZE": 6380000.0}, {"STATE": "NV", "LATITUDE": 39.0, "LONGITUDE": -116.3, "FIRE_SIZE": 9016000.0}, {"STATE": "NY", "LATITUDE": 42.16, "LONGITUDE": -74.98, "FIRE_SIZE": 93770.0}, {"STATE": "OH", "LATITUDE": 39.34, "LONGITUDE": -82.41, "FIRE_SIZE": 23930.0}, {"STATE": "OK", "LATITUDE": 35.2, "LONGITUDE": -95.37, "FIRE_SIZE": 3232000.0}, {"STATE": "OR", "LATITUDE": 43.89, "LONGITUDE": -121.2, "FIRE_SIZE": 8413000.0}, {"STATE": "PA", "LATITUDE": 40.85, "LONGITUDE": -77.11, "FIRE_SIZE": 54730.0}, {"STATE": "PR", "LATITUDE": 18.16, "LONGITUDE": -66.61, "FIRE_SIZE": 138700.0}, {"STATE": "RI", "LATITUDE": 41.7, "LONGITUDE": -71.56, "FIRE_SIZE": 562.4}, {"STATE": "SC", "LATITUDE": 33.78, "LONGITUDE": -80.63, "FIRE_SIZE": 541700.0}, {"STATE": "SD", "LATITUDE": 43.9, "LONGITUDE": -101.2, "FIRE_SIZE": 1571000.0}, {"STATE": "TN", "LATITUDE": 35.7, "LONGITUDE": -86.23, "FIRE_SIZE": 486700.0}, {"STATE": "TX", "LATITUDE": 31.66, "LONGITUDE": -97.12, "FIRE_SIZE": 9786000.0}, {"STATE": "UT", "LATITUDE": 39.2, "LONGITUDE": -111.7, "FIRE_SIZE": 4115000.0}, {"STATE": "VA", "LATITUDE": 37.51, "LONGITUDE": -78.93, "FIRE_SIZE": 341600.0}, {"STATE": "VT", "LATITUDE": 44.03, "LONGITUDE": -72.76, "FIRE_SIZE": 1556.0}, {"STATE": "WA", "LATITUDE": 47.52, "LONGITUDE": -120.2, "FIRE_SIZE": 4782000.0}, {"STATE": "WI", "LATITUDE": 44.83, "LONGITUDE": -89.93, "FIRE_SIZE": 88680.0}, {"STATE": "WV", "LATITUDE": 38.39, "LONGITUDE": -81.07, "FIRE_SIZE": 576600.0}, {"STATE": "WY", "LATITUDE": 43.17, "LONGITUDE": -107.7, "FIRE_SIZE": 2401000.0}]}}
